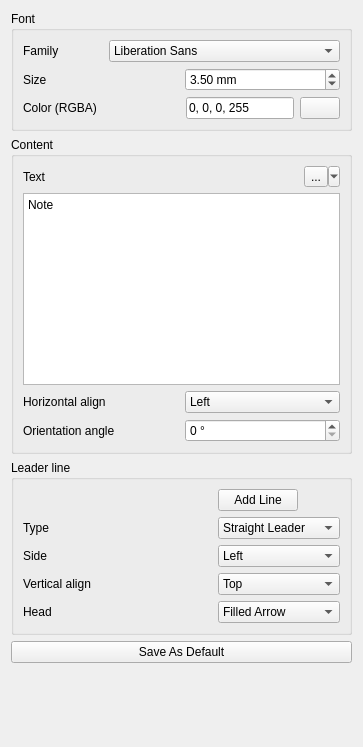
<?xml version="1.0" encoding="UTF-8"?>
<ui version="4.0">
 <class>Annotation</class>
 <widget class="QWidget" name="Annotation">
  <property name="geometry">
   <rect>
    <x>0</x>
    <y>0</y>
    <width>363</width>
    <height>747</height>
   </rect>
  </property>
  <property name="windowTitle">
   <string>Annotation</string>
  </property>
  <layout class="QGridLayout" name="gridLayout">
   <item row="0" column="0">
    <widget class="QGroupBox" name="groupBox">
     <property name="title">
      <string>Font</string>
     </property>
     <layout class="QVBoxLayout" name="verticalLayout">
      <item>
       <layout class="QHBoxLayout" name="horizontalLayout_2">
        <item>
         <widget class="QLabel" name="label">
          <property name="text">
           <string>Family</string>
          </property>
         </widget>
        </item>
        <item>
         <widget class="QFontComboBox" name="font_family">
          <property name="editable">
           <bool>false</bool>
          </property>
         </widget>
        </item>
       </layout>
      </item>
      <item>
       <layout class="QHBoxLayout" name="horizontalLayout_6">
        <item>
         <widget class="QLabel" name="label_2">
          <property name="text">
           <string>Size</string>
          </property>
         </widget>
        </item>
        <item>
         <widget class="QDoubleSpinBox" name="font_size">
          <property name="suffix">
           <string> mm</string>
          </property>
          <property name="singleStep">
           <double>0.500000000000000</double>
          </property>
          <property name="value">
           <double>3.500000000000000</double>
          </property>
         </widget>
        </item>
       </layout>
      </item>
      <item>
       <layout class="QHBoxLayout" name="horizontalLayout">
        <item>
         <widget class="QLabel" name="label_3">
          <property name="styleSheet">
           <string notr="true"/>
          </property>
          <property name="text">
           <string>Color (RGBA)</string>
          </property>
         </widget>
        </item>
        <item>
         <widget class="QLineEdit" name="font_color_lineEdit">
          <property name="enabled">
           <bool>true</bool>
          </property>
          <property name="sizePolicy">
           <sizepolicy hsizetype="Fixed" vsizetype="Fixed">
            <horstretch>0</horstretch>
            <verstretch>0</verstretch>
           </sizepolicy>
          </property>
          <property name="inputMask">
           <string/>
          </property>
          <property name="text">
           <string>0, 0, 0, 255</string>
          </property>
          <property name="readOnly">
           <bool>true</bool>
          </property>
         </widget>
        </item>
        <item>
         <widget class="QPushButton" name="font_color_button">
          <property name="sizePolicy">
           <sizepolicy hsizetype="Fixed" vsizetype="Fixed">
            <horstretch>0</horstretch>
            <verstretch>0</verstretch>
           </sizepolicy>
          </property>
          <property name="styleSheet">
           <string notr="true"/>
          </property>
          <property name="text">
           <string/>
          </property>
         </widget>
        </item>
       </layout>
      </item>
     </layout>
    </widget>
   </item>
   <item row="1" column="0">
    <widget class="QGroupBox" name="groupBox_2">
     <property name="title">
      <string>Content</string>
     </property>
     <layout class="QVBoxLayout" name="verticalLayout_2">
      <item>
       <layout class="QHBoxLayout" name="horizontalLayout_3">
        <item>
         <widget class="QLabel" name="label_5">
          <property name="text">
           <string>Text</string>
          </property>
         </widget>
        </item>
        <item>
         <widget class="QToolButton" name="insert_symbol">
          <property name="text">
           <string>...</string>
          </property>
          <property name="popupMode">
           <enum>QToolButton::MenuButtonPopup</enum>
          </property>
          <property name="toolButtonStyle">
           <enum>Qt::ToolButtonIconOnly</enum>
          </property>
          <property name="autoRaise">
           <bool>false</bool>
          </property>
          <property name="arrowType">
           <enum>Qt::NoArrow</enum>
          </property>
         </widget>
        </item>
       </layout>
      </item>
      <item>
       <widget class="QPlainTextEdit" name="text_widget">
        <property name="frameShadow">
         <enum>QFrame::Sunken</enum>
        </property>
        <property name="plainText">
         <string>Note</string>
        </property>
       </widget>
      </item>
      <item>
       <layout class="QHBoxLayout" name="horizontalLayout_4">
        <item>
         <widget class="QLabel" name="label_6">
          <property name="text">
           <string>Horizontal align</string>
          </property>
         </widget>
        </item>
        <item>
         <widget class="QComboBox" name="horizontal_align">
          <property name="iconSize">
           <size>
            <width>24</width>
            <height>24</height>
           </size>
          </property>
          <item>
           <property name="text">
            <string>Left</string>
           </property>
           <property name="icon">
            <iconset resource="../Dimensioning.qrc">
             <normaloff>:/icons/align_left.svg</normaloff>:/icons/align_left.svg</iconset>
           </property>
          </item>
          <item>
           <property name="text">
            <string>Center</string>
           </property>
           <property name="icon">
            <iconset resource="../Dimensioning.qrc">
             <normaloff>:/icons/align_center.svg</normaloff>:/icons/align_center.svg</iconset>
           </property>
          </item>
          <item>
           <property name="text">
            <string>Right</string>
           </property>
           <property name="icon">
            <iconset resource="../Dimensioning.qrc">
             <normaloff>:/icons/align_right.svg</normaloff>:/icons/align_right.svg</iconset>
           </property>
          </item>
          <item>
           <property name="text">
            <string>Justify</string>
           </property>
           <property name="icon">
            <iconset resource="../Dimensioning.qrc">
             <normaloff>:/icons/align_justify.svg</normaloff>:/icons/align_justify.svg</iconset>
           </property>
          </item>
         </widget>
        </item>
       </layout>
      </item>
      <item>
       <layout class="QHBoxLayout" name="horizontalLayout_5">
        <item>
         <widget class="QLabel" name="label_7">
          <property name="text">
           <string>Orientation angle</string>
          </property>
         </widget>
        </item>
        <item>
         <widget class="QSpinBox" name="orientation_angle">
          <property name="suffix">
           <string> °</string>
          </property>
          <property name="maximum">
           <number>359</number>
          </property>
         </widget>
        </item>
       </layout>
      </item>
     </layout>
    </widget>
   </item>
   <item row="3" column="0">
    <widget class="QGroupBox" name="groupBox_3">
     <property name="title">
      <string>Leader line</string>
     </property>
     <layout class="QGridLayout" name="gridLayout_4">
      <item row="2" column="0">
       <widget class="QLabel" name="label_10">
        <property name="text">
         <string>Side</string>
        </property>
       </widget>
      </item>
      <item row="2" column="1">
       <widget class="QComboBox" name="leader_side">
        <property name="iconSize">
         <size>
          <width>24</width>
          <height>24</height>
         </size>
        </property>
        <item>
         <property name="text">
          <string>Left</string>
         </property>
         <property name="icon">
          <iconset resource="../Dimensioning.qrc">
           <normaloff>:/icons/annotation_left.svg</normaloff>:/icons/annotation_left.svg</iconset>
         </property>
        </item>
        <item>
         <property name="text">
          <string>Right</string>
         </property>
         <property name="icon">
          <iconset resource="../Dimensioning.qrc">
           <normaloff>:/icons/annotation_right.svg</normaloff>:/icons/annotation_right.svg</iconset>
         </property>
        </item>
       </widget>
      </item>
      <item row="1" column="1">
       <widget class="QComboBox" name="leader_type">
        <property name="iconSize">
         <size>
          <width>24</width>
          <height>24</height>
         </size>
        </property>
        <item>
         <property name="text">
          <string>Straight Leader</string>
         </property>
         <property name="icon">
          <iconset resource="../Dimensioning.qrc">
           <normaloff>:/icons/annotation_straight.svg</normaloff>:/icons/annotation_straight.svg</iconset>
         </property>
        </item>
        <item>
         <property name="text">
          <string>Bent Leader</string>
         </property>
         <property name="icon">
          <iconset resource="../Dimensioning.qrc">
           <normaloff>:/icons/annotation_bent.svg</normaloff>:/icons/annotation_bent.svg</iconset>
         </property>
        </item>
        <item>
         <property name="text">
          <string>End Bent Leader</string>
         </property>
         <property name="icon">
          <iconset resource="../Dimensioning.qrc">
           <normaloff>:/icons/annotation_center.svg</normaloff>:/icons/annotation_center.svg</iconset>
         </property>
        </item>
       </widget>
      </item>
      <item row="1" column="0">
       <widget class="QLabel" name="label_8">
        <property name="text">
         <string>Type</string>
        </property>
       </widget>
      </item>
      <item row="3" column="0">
       <widget class="QLabel" name="label_9">
        <property name="text">
         <string>Vertical align</string>
        </property>
       </widget>
      </item>
      <item row="3" column="1">
       <widget class="QComboBox" name="leader_valign">
        <property name="iconSize">
         <size>
          <width>24</width>
          <height>24</height>
         </size>
        </property>
        <item>
         <property name="text">
          <string>Top</string>
         </property>
         <property name="icon">
          <iconset resource="../Dimensioning.qrc">
           <normaloff>:/icons/annotation_top.svg</normaloff>:/icons/annotation_top.svg</iconset>
         </property>
        </item>
        <item>
         <property name="text">
          <string>Center</string>
         </property>
         <property name="icon">
          <iconset resource="../Dimensioning.qrc">
           <normaloff>:/icons/annotation_center.svg</normaloff>:/icons/annotation_center.svg</iconset>
         </property>
        </item>
        <item>
         <property name="text">
          <string>Bottom</string>
         </property>
         <property name="icon">
          <iconset resource="../Dimensioning.qrc">
           <normaloff>:/icons/annotation_bottom.svg</normaloff>:/icons/annotation_bottom.svg</iconset>
         </property>
        </item>
       </widget>
      </item>
      <item row="4" column="0">
       <widget class="QLabel" name="label_12">
        <property name="text">
         <string>Head</string>
        </property>
       </widget>
      </item>
      <item row="4" column="1">
       <widget class="QComboBox" name="leader_head">
        <property name="iconSize">
         <size>
          <width>24</width>
          <height>24</height>
         </size>
        </property>
        <item>
         <property name="text">
          <string>Filled Arrow</string>
         </property>
         <property name="icon">
          <iconset resource="../Dimensioning.qrc">
           <normaloff>:/icons/arrow_filled.svg</normaloff>:/icons/arrow_filled.svg</iconset>
         </property>
        </item>
        <item>
         <property name="text">
          <string>Open Arrow</string>
         </property>
         <property name="icon">
          <iconset resource="../Dimensioning.qrc">
           <normaloff>:/icons/arrow_open.svg</normaloff>:/icons/arrow_open.svg</iconset>
         </property>
        </item>
        <item>
         <property name="text">
          <string>Dot</string>
         </property>
         <property name="icon">
          <iconset resource="../Dimensioning.qrc">
           <normaloff>:/icons/arrow_dot.svg</normaloff>:/icons/arrow_dot.svg</iconset>
         </property>
        </item>
        <item>
         <property name="text">
          <string>None</string>
         </property>
         <property name="icon">
          <iconset resource="../Dimensioning.qrc">
           <normaloff>:/icons/arrow.svg</normaloff>:/icons/arrow.svg</iconset>
         </property>
        </item>
       </widget>
      </item>
      <item row="0" column="1">
       <widget class="QPushButton" name="leader_add">
        <property name="sizePolicy">
         <sizepolicy hsizetype="Fixed" vsizetype="Fixed">
          <horstretch>0</horstretch>
          <verstretch>0</verstretch>
         </sizepolicy>
        </property>
        <property name="text">
         <string>Add Line</string>
        </property>
        <property name="icon">
         <iconset resource="../Dimensioning.qrc">
          <normaloff>:/icons/plus.png</normaloff>:/icons/plus.png</iconset>
        </property>
       </widget>
      </item>
     </layout>
    </widget>
   </item>
   <item row="5" column="0">
    <spacer name="verticalSpacer_2">
     <property name="orientation">
      <enum>Qt::Vertical</enum>
     </property>
     <property name="sizeHint" stdset="0">
      <size>
       <width>20</width>
       <height>40</height>
      </size>
     </property>
    </spacer>
   </item>
   <item row="4" column="0">
    <widget class="QPushButton" name="default_button">
     <property name="toolTip">
      <string>Save these configs as default for this document.</string>
     </property>
     <property name="text">
      <string>Save As Default</string>
     </property>
    </widget>
   </item>
  </layout>
 </widget>
 <resources>
  <include location="../Dimensioning.qrc"/>
 </resources>
 <connections/>
</ui>
